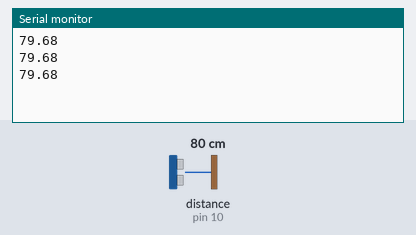
A sketch run on a simulated Arduino Uno, built with avr-gcc and run on an emulated ATmega328P. On the bench: the last lines printed to the serial monitor. Wiring (inferred from the names in the program): ultrasonic range finder: trigger pin 9; echo pin 10. Inputs (shaded band) come from the test bench; at power-on: distance to the obstacle (sensor on pin 10) 80 cm. The echo pulse lasts 58.3 µs per cm.

Above: at 1.3 s.
1.4 s: distance to the obstacle (sensor on pin 10) set to 2 cm
At 1.9 s:
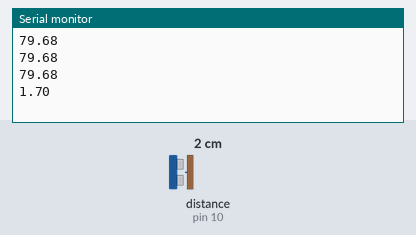
2.9 s: distance to the obstacle (sensor on pin 10) set to 4 cm
At 3.4 s:
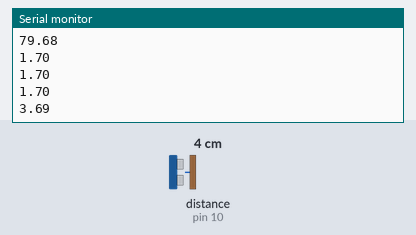
Timing chart, 0 to 5.9 s (numbered marks = the images above; inputs shaded):
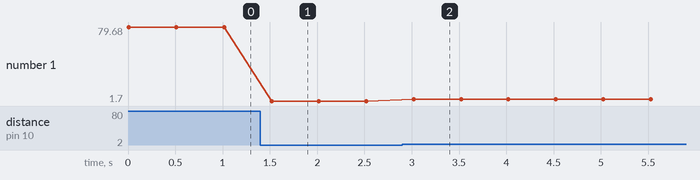

The sketch:

proximitysketch.ino
```cpp
const int trigPin = 9;
const int echoPin = 10;

float duration, distance;

void setup() {

  pinMode(trigPin, OUTPUT);
  pinMode(echoPin, INPUT);
  Serial.begin(9600);        // 9600 - baud rate

}

void loop() {

  digitalWrite(trigPin, LOW);
  delayMicroseconds(2);
  digitalWrite(trigPin, HIGH);
  delayMicroseconds(10);
  digitalWrite(trigPin, LOW);

  duration = pulseIn(echoPin, HIGH);
  distance = (duration*.0343)/2;    // HC-SR04
  Serial.println(distance);
  delay(500);

}
```

Measured:
- after the input at 1.4 s, the serial monitor: prints a new line after 0.12 s (image 1)
- after the input at 2.9 s, the serial monitor: prints a new line after 0.12 s (image 2)
- plotted number 1: 79.68 → 1.7 after the input at 1.4 s, 1.7 → 3.69 after the input at 2.9 s
